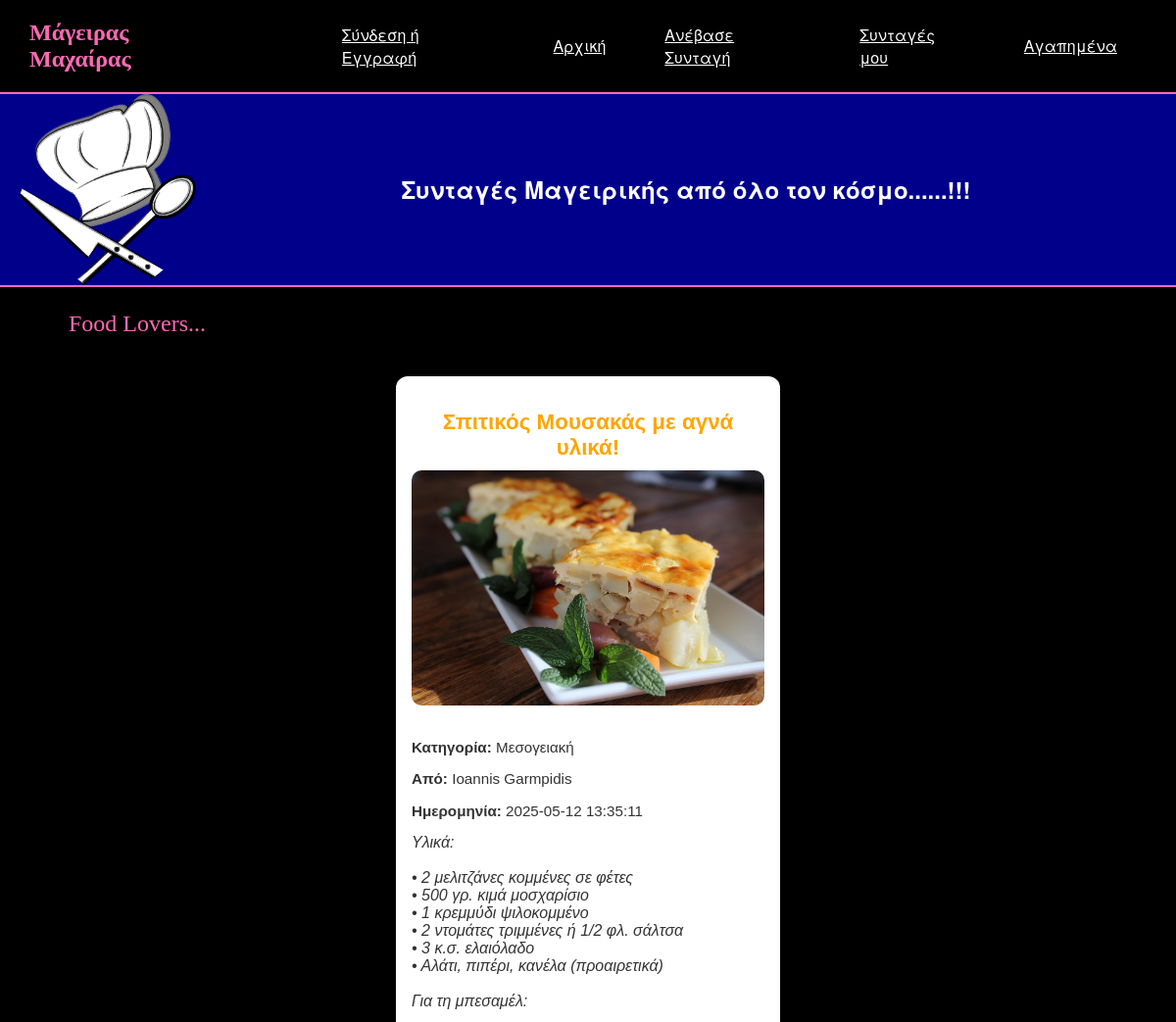
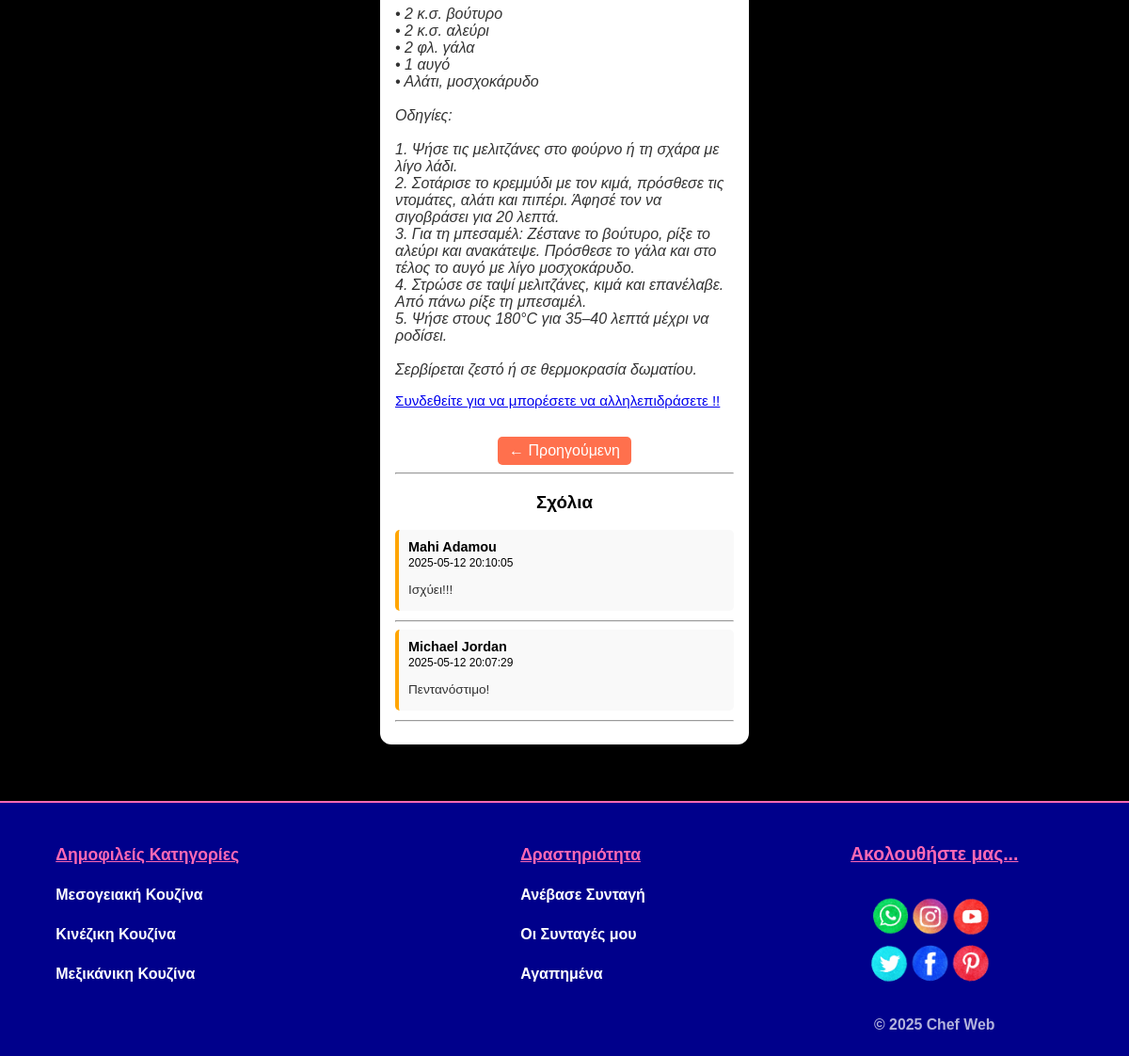
Page /php/view_recipe.php?id=1 on the committed database (2 pictures, top to bottom).
### tables this page shows
CREATE TABLE `recipes` (
  `id` int(11) NOT NULL,
  `user_id` int(11) NOT NULL,
  `title` varchar(255) NOT NULL,
  `description` text NOT NULL,
  `image_path` varchar(255) DEFAULT NULL,
  `category` varchar(100) DEFAULT NULL,
  `created_at` datetime DEFAULT current_timestamp()
);

CREATE TABLE `users` (
  `id` int(11) NOT NULL,
  `firstname` varchar(100) NOT NULL,
  `lastname` varchar(100) NOT NULL,
  `email` varchar(255) NOT NULL,
  `password` varchar(255) NOT NULL,
  `created_at` datetime DEFAULT current_timestamp()
);

CREATE TABLE `comments` (
  `id` int(11) NOT NULL,
  `user_id` int(11) NOT NULL,
  `recipe_id` int(11) NOT NULL,
  `comment` text NOT NULL,
  `created_at` datetime DEFAULT current_timestamp()
);

### php/view_recipe.php (the view, shortened to what this page needs)
<?php
$recipe_id = intval($_GET['id']);
include("db_connection.php");
$mysqli = $conn;
$stmt = $mysqli->prepare("SELECT r.*, u.firstname, u.lastname FROM recipes r JOIN users u ON r.user_id = u.id WHERE r.id = ?");
$stmt->bind_param("i", $recipe_id);
$stmt->execute();
$result = $stmt->get_result();
$recipe = $result->fetch_assoc();
$has_liked = false;
$has_saved = false;
$stmt_likes = $mysqli->prepare("SELECT COUNT(*) as like_count FROM likes WHERE recipe_id = ?");
$stmt_likes->bind_param("i", $recipe_id);
$stmt_likes->execute();
$res_likes = $stmt_likes->get_result();
$like_count = $res_likes->fetch_assoc()['like_count'];
?>
<!DOCTYPE html>
<html lang="el">
<head>
  <link rel="stylesheet" href="../css/style.css">
</head>
<body>
<?php include("navbar.php"); ?>
<div class="recipe-full-container">
  <h2><?php echo htmlspecialchars($recipe['title']); ?></h2>
  <img src="/ChefWeb/<?php echo htmlspecialchars($recipe['image_path']); ?>" alt="Εικόνα Συνταγής" class="recipe-full-img">
  <p><strong>Κατηγορία:</strong> <?php echo htmlspecialchars($recipe['category']); ?></p>
  <p><strong>Από:</strong> <?php echo htmlspecialchars($recipe['firstname'] . " " . $recipe['lastname']); ?></p>
  <p><strong>Ημερομηνία:</strong> <?php echo $recipe['created_at']; ?></p>
  <p class="description"><?php echo nl2br(htmlspecialchars($recipe['description'])); ?></p>
<?php if (isset($_SESSION['user_id'])): ?>
  <div class="center-text">
    <div class="like-save-wrapper" id="btn-container">
      <button class="like-btn <?php echo $has_liked ? 'liked' : ''; ?>" data-id="<?php echo $recipe_id; ?>">❤️ Μου αρέσει</button>
      <?php if ($has_saved): ?>
        <button class="remove-btn saved" data-id="<?php echo $recipe_id; ?>">🗑️ Αφαίρεση από Αγαπημένα</button>
      <?php else: ?>
        <button class="save-btn" data-id="<?php echo $recipe_id; ?>">💾 Αποθήκευση</button>
      <?php endif; ?>
    </div>
    <div id="like-count" class="like-count">
      <?php
        if ($has_liked) {
          echo $like_count === 1
            ? "Αρέσει σε εσάς"
            : "Αρέσει σε εσάς και σε άλλους " . ($like_count - 1);
        } else {
          echo $like_count === 1
            ? "Αρέσει σε 1 χρήστη"
            : ($like_count > 1 ? "Αρέσει σε " . $like_count . " χρήστες" : "");
        }
      ?>
    </div>
    <span id="save-message" class="save-message"></span>
  </div>
<?php else: ?>
  <p><a href="#" onclick="openAuthPopup()">Συνδεθείτε για να μπορέσετε να αλληλεπιδράσετε !!</a></p>
<?php endif; ?>
<?php
$stmt_next = $mysqli->prepare("SELECT id, title FROM recipes WHERE id > ? ORDER BY id ASC LIMIT 1");
$stmt_next->bind_param("i", $recipe_id);
$stmt_next->execute();
$res_next = $stmt_next->get_result();
$next_recipe = $res_next->fetch_assoc();
?>
<div class="prev-next-links">
 <?php if ($next_recipe): ?>
  <a href="view_recipe.php?id=<?php echo $next_recipe['id']; ?>" class="btn-nav">← Προηγούμενη</a>
<?php endif; ?>
<hr>
<h3>Σχόλια</h3>
</div>
<?php
$stmt_comments = $mysqli->prepare("SELECT c.comment, c.created_at, u.firstname, u.lastname FROM comments c JOIN users u ON c.user_id = u.id WHERE c.recipe_id = ? ORDER BY c.created_at DESC");
$stmt_comments->bind_param("i", $recipe_id);
$stmt_comments->execute();
$res_comments = $stmt_comments->get_result();
while ($row = $res_comments->fetch_assoc()):
?>
  <div class="comment-box">
    <strong><?php echo htmlspecialchars($row['firstname'] . " " . $row['lastname']); ?></strong><br>
    <small><?php echo $row['created_at']; ?></small>
    <p><?php echo nl2br(htmlspecialchars($row['comment'])); ?></p>
  </div>
  <hr>
<?php endwhile; ?>
</div>
<?php include("footer.php"); ?>
</body>
</html>

### php/navbar.php (shortened to what this page needs)
<?php
$current_page = basename($_SERVER['PHP_SELF']);
?>
<section class="navbar">
  <div class="header">
    <h1>Μάγειρας Μαχαίρας</h1>
  </div>
  <div>
    <ul class="menu-list">
      <?php if (!isset($_SESSION['user_id'])): ?>
        <li class="menu-list-item">
          <a href="#" class="menu-link" onclick="openAuthPopup()">Σύνδεση ή Εγγραφή</a>
        </li>
      <?php endif; ?>
      <li class="menu-list-item">
        <a class="menu-link <?php echo ($current_page == 'index.php') ? 'active' : ''; ?>" href="/ChefWeb/php/index.php">Αρχική</a>
<li class="menu-list-item">
  <?php if (isset($_SESSION['user_id'])): ?>
    <a href="upload.php" class="menu-link">Ανέβασε Συνταγή</a>
  <?php else: ?>
    <a href="#" class="menu-link" onclick="openAuthPopup()">Ανέβασε Συνταγή</a>
  <?php endif; ?>
</li>
<li class="menu-list-item">
  <?php if (isset($_SESSION['user_id'])): ?>
    <a href="my_recipes.php" class="menu-link">Συνταγές μου</a>
  <?php else: ?>
    <a href="#" class="menu-link" onclick="openAuthPopup()">Συνταγές μου</a>
  <?php endif; ?>
</li>
<li class="menu-list-item">
  <?php if (isset($_SESSION['user_id'])): ?>
    <a href="/ChefWeb/php/favorite.php" class="menu-link <?php echo ($current_page == 'favorite.php') ? 'active' : ''; ?>">Αγαπημένα</a>
  <?php else: ?>
    <a href="#" class="menu-link" onclick="openAuthPopup()">Αγαπημένα</a>
  <?php endif; ?>
</li>
    </ul>
  </div>
</section>
<section class="logo">
  <img id="logo-img" src="/ChefWeb/media/logo.png" alt="logo chef">
  <div class="phrase">
    <h2> Συνταγές Μαγειρικής από όλο τον κόσμο......!!!</h2>
  </div>
</section>
<p id="subtitle">Food Lovers...</p>

### php/footer.php
<footer>
  <div class="popular">
 <p class="footer-heading">Δημοφιλείς Κατηγορίες</p>
  <p><a href="recipe_by_category.php?category=Μεσογειακή">Μεσογειακή Κουζίνα</a></p>
  <p><a href="recipe_by_category.php?category=Κινέζικη">Κινέζικη Κουζίνα</a></p>
  <p><a href="recipe_by_category.php?category=Μεξικάνικη">Μεξικάνικη Κουζίνα</a></p>
</div>
  <div class="activity">
 <p class="footer-heading">Δραστηριότητα</p>
<?php if (!isset($_SESSION['user_id'])): ?>
  <p><a href="#" onclick="openAuthPopup()">Ανέβασε Συνταγή</a></p>
<?php else: ?>
  <p><a href="upload.php">Ανέβασε Συνταγή</a></p>
<?php endif; ?>
<?php if (!isset($_SESSION['user_id'])): ?>
  <p><a href="#" onclick="openAuthPopup()">Οι Συνταγές μου</a></p>
<?php else: ?>
  <p><a href="my_recipes.php">Οι Συνταγές μου</a></p>
<?php endif; ?>
<?php if (!isset($_SESSION['user_id'])): ?>
  <p><a href="#" onclick="openAuthPopup()">Αγαπημένα</a></p>
<?php else: ?>
  <p><a href="favorite.php">Αγαπημένα</a></p>
<?php endif; ?>
</div>
  <div class="social-media">
    <p class="footer-heading">Ακολουθήστε μας...</p>
    <img id="social" src="../media/imgSocial.png" alt="Social media">
    <small class="copyright">&copy; 2025 Chef Web</small>
  </div>
</footer>

### css/style.css (style rules this page uses)
body { font-family: Arial, sans-serif; margin: 0; padding: 0; background-color: black; }
.navbar { display: flex; flex-direction: row; justify-content: space-between; align-items: center; }
.header { background-color: black; color: hotpink; padding-left: 30px; font-family: Georgia, serif; }
.menu-list { margin: 10px; padding-right: 50px; display: flex; align-items: center; justify-content: center; font-family: Helvetica Neue; transition: 0.5s ease-in-out; }
.menu-list-item { margin-left: 60px; padding: 10px 0; }
.menu-link { color: white; text-decoration: underline; }
.logo { background-color: darkblue; border-top: 2px solid hotpink; border-bottom: 2px solid hotpink; font-family: Helvetica Neue; overflow: hidden; display: flex; align-items: center; padding: 0; height: auto; }
#logo-img { width: 15%; max-width: 100%; height: auto; padding-left: 20px; }
.phrase { flex: 1; text-align: center; font-size: 1.0em; color: white; }
#subtitle { font-family: Apple Chancery; color: hotpink; padding-left: 70px; font-size: 150%; }
.recipe-full-container { width: 90%; max-width: 360px; margin: 40px auto 60px; padding: 16px; background: #fff; border-radius: 12px; box-shadow: 0 0 10px rgba(0,0,0,0.1); }
.recipe-full-img { width: 100%; max-height: 250px; object-fit: cover; border-radius: 10px; margin-bottom: 15px; }
.recipe-full-container h2 { text-align: center; color: orange; font-size: 1.4em; margin-bottom: 10px; }
.recipe-full-container p { font-size: 0.95em; margin-bottom: 5px; color: #333; }
.recipe-full-container .description { font-size: 1em; font-style: italic; margin-top: 15px; }
.btn-nav { display: inline-block; background-color: #ff704d; color: white; padding: 6px 12px; margin: 0 5px; border-radius: 5px; text-decoration: none; transition: background-color 0.2s ease; }
.comment-box { background: #f9f9f9; border-left: 4px solid orange; padding: 10px; margin-bottom: 10px; border-radius: 5px; font-size: 0.9em; }
.prev-next-links { text-align: center; margin-top: 30px; }
footer { background-color: darkblue; color: white; padding: 2%; border-top: 2px solid hotpink; display: grid; grid-template-columns: 30% 30% 30%; padding-right: 0px; font-weight: bold; }
.popular { text-align: left; padding-left: 10%; }
.activity { text-align: left; padding-left: 50%; }
.social-media { text-align: right; display: grid; grid-template-rows: auto auto auto; justify-items: end; padding-right: 0px; font-size: 110%; }
#social { width: 40%; height: auto; padding-right: 20px; }
footer a { color: white; text-decoration: none; transition: color 0.3s ease; }
.footer-heading { font-weight: bold; text-decoration: underline; font-size: 1.1em; color: hotpink; margin-bottom: 10px; }
.popular p, .activity p { margin-bottom: 14px; line-height: 1.6; }
footer .copyright { display: block; margin-top: 10px; padding-right: 25px; font-size: 0.9em; color: white; opacity: 0.7; }

### rows in the picture
recipes: title "Σπιτικός Μουσακάς με αγνά υλικά!", image_path (picture), category "Μεσογειακή", user.lastname "Ioannis Garmpidis", created_at "2025-05-12 13:35:11", description "Υλικά: • 2 μελιτζάνες κομμένες σε φέτες • 500 γρ. κιμά μοσχαρίσιο • 1 κρεμμύδι ψιλοκομμένο • 2 ντομάτες τριμμένες ή 1/2 φλ. σάλτσα • 3 κ.σ. ελαιόλαδο • Αλάτι, πιπέρι, κανέλα (προαιρετικά) Για τη μπεσαμέλ: • 2 κ.σ. βούτυρο • 2 κ.σ. αλεύρι • 2 φλ. γάλα • 1 αυγό • Αλάτι, μοσχοκάρυδο Οδηγίες: 1. Ψήσε τις μελιτζάνες στο φούρνο ή τη σχάρα με λίγο λάδι. 2. Σοτάρισε το κρεμμύδι με τον κιμά, πρόσθεσε τις ντομάτες, αλάτι και πιπέρι. Άφησέ τον να σιγοβράσει για 20 λεπτά. 3. Για τη μπεσαμέλ: Ζέστανε το βούτυρο, ρίξε το αλεύρι και ανακάτεψε. Πρόσθεσε το γάλα και στο τέλος το αυγό με λίγο μοσχοκάρυδο. 4. Στρώσε σε ταψί μελιτζάνες, κιμά και επανέλαβε. Από πάνω ρίξε τη μπεσαμέλ. 5. Ψήσε στους 180°C για…"
comments: user.lastname "Mahi Adamou", created_at "2025-05-12 20:10:05", comment "Ισχύει!!!"
comments: user.lastname "Michael Jordan", created_at "2025-05-12 20:07:29", comment "Πεντανόστιμο!"
